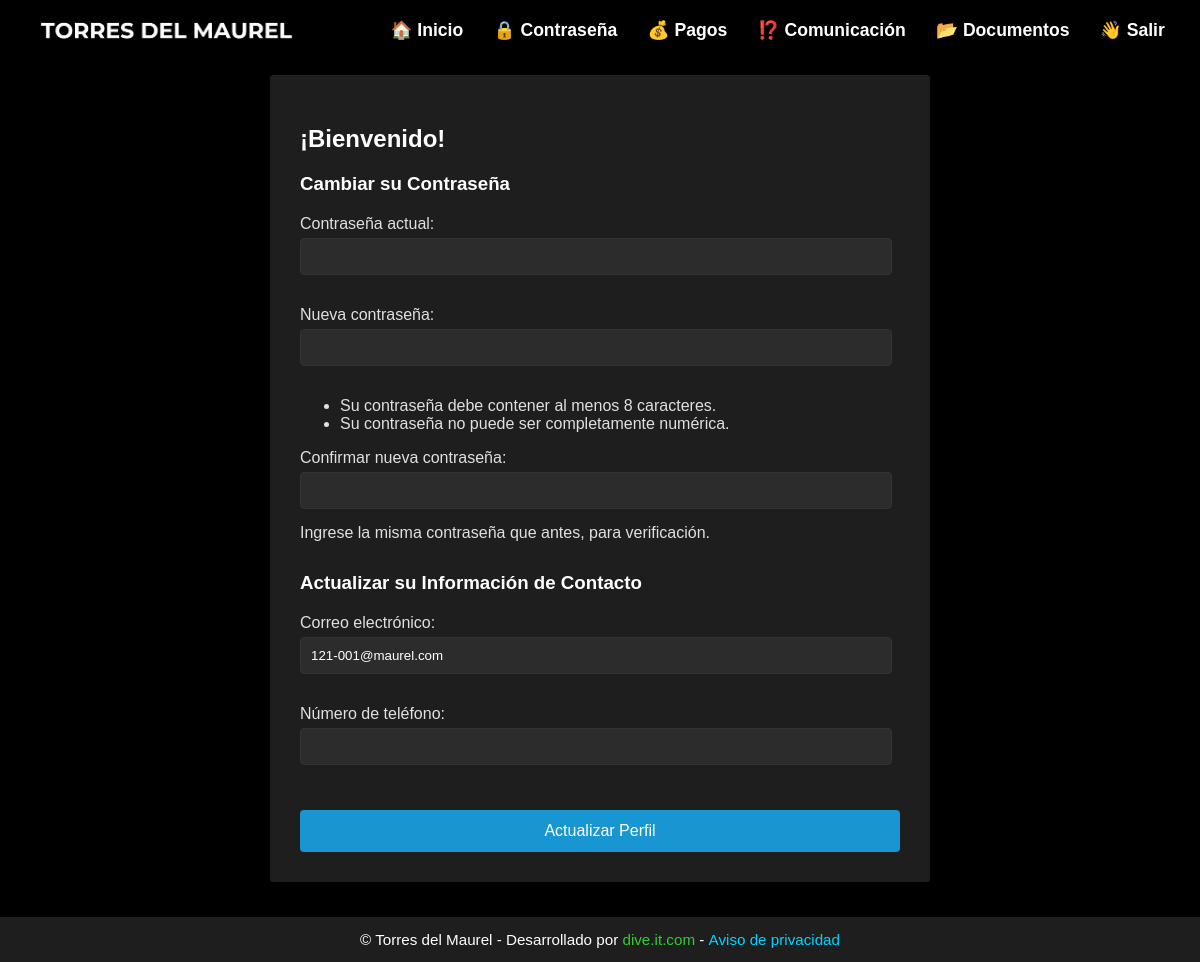
/profile/ (signed in), run on an earlier commit of the app's database.
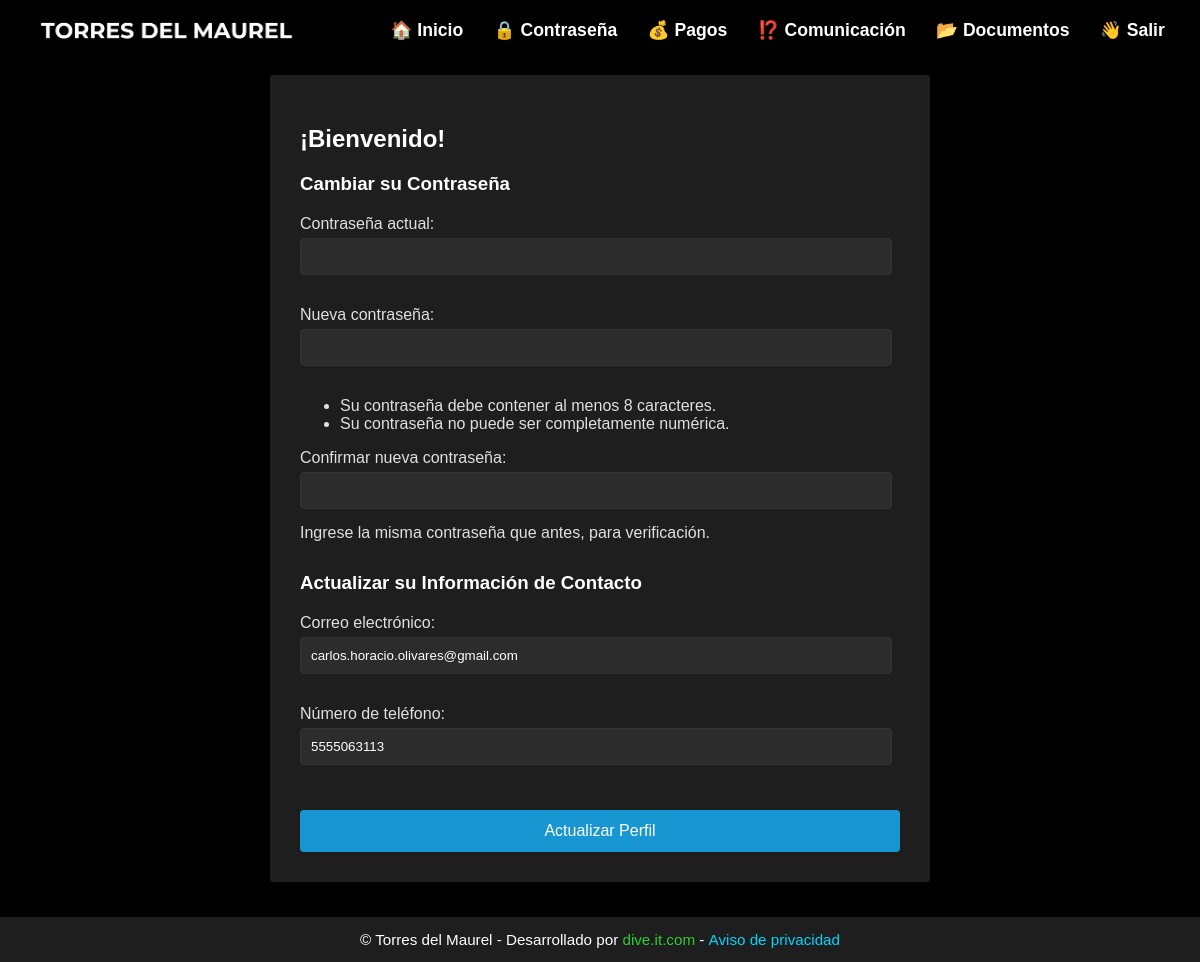
And on a later commit of the database.
### website/models.py (models this page shows, shortened)
class CustomUser(AbstractUser):
    apartment_number = models.CharField(max_length=7, unique=True, null=True, blank=True)
    email = models.EmailField(unique=True)
    phone_number = models.CharField(max_length=15, blank=True, null=True)
    is_first_login = models.BooleanField(default=True)
    is_debtor = models.BooleanField(default=False)
    groups = models.ManyToManyField(
        Group,
        verbose_name='groups',
        blank=True,
        help_text='The groups this user belongs to.',
        related_name='customuser_set',
        related_query_name='customuser',
    )
    user_permissions = models.ManyToManyField(
        Permission,
        verbose_name='user permissions',
        blank=True,
        help_text='Specific permissions for this user.',
        related_name='customuser_set',
        related_query_name='customuser',
    )

### website/views.py (the view)
# urls.py: path('profile/', views.profile, name='profile'),
@login_required
def profile(request):
    if request.method == 'POST':
        password_form = SpanishPasswordChangeForm(request.user, request.POST)
        profile_form = UserProfileForm(request.POST, instance=request.user)
        if password_form.is_valid() and profile_form.is_valid():
            user = password_form.save()
            profile_form.save()
            update_session_auth_hash(request, user)
            messages.success(request, '¡Su perfil ha sido actualizado exitosamente!')
            return redirect('dashboard')
    else:
        password_form = SpanishPasswordChangeForm(request.user)
        profile_form = UserProfileForm(instance=request.user)
    return render(request, 'profile.html', {
        'password_form': password_form,
        'profile_form': profile_form
    })

### website/forms.py
class SpanishPasswordChangeForm(PasswordChangeForm):
    old_password = forms.CharField(
        label="Contraseña actual",
        widget=forms.PasswordInput(attrs={'autocomplete': 'current-password', 'autofocus': True}),
    )
    new_password1 = forms.CharField(
        label="Nueva contraseña",
        widget=forms.PasswordInput(attrs={'autocomplete': 'new-password'}),
        help_text="<ul><li>Su contraseña debe contener al menos 8 caracteres.</li><li>Su contraseña no puede ser completamente numérica.</li></ul>",
    )
    new_password2 = forms.CharField(
        label="Confirmar nueva contraseña",
        widget=forms.PasswordInput(attrs={'autocomplete': 'new-password'}),
        help_text="Ingrese la misma contraseña que antes, para verificación.",
    )

### website/templates/profile.html (shortened to what this page needs)
{% extends "base.html" %}
{% load static %}
{% block extra_css %}
<link rel="stylesheet" href="{% static 'css/profile.css' %}">
{% endblock %}
{% block content %}
<div class="profile-container">
    <h2>¡Bienvenido!</h2>
    <form method="post" id="profile-form">
        <div class="form-section">
            <h3>Cambiar su Contraseña</h3>
            {{ password_form.as_p }}
        </div>
        <div class="form-section">
            <h3>Actualizar su Información de Contacto</h3>
            {{ profile_form.as_p }}
        </div>
        <button type="submit" class="update-button">Actualizar Perfil</button>
    </form>
</div>
{% endblock %}

What changed in the data, as far as the page shows it:
changed CustomUser: email "121-001@maurel.com" → "carlos.horacio.olivares@gmail.com"; phone_number (not shown) → "5555063113"
